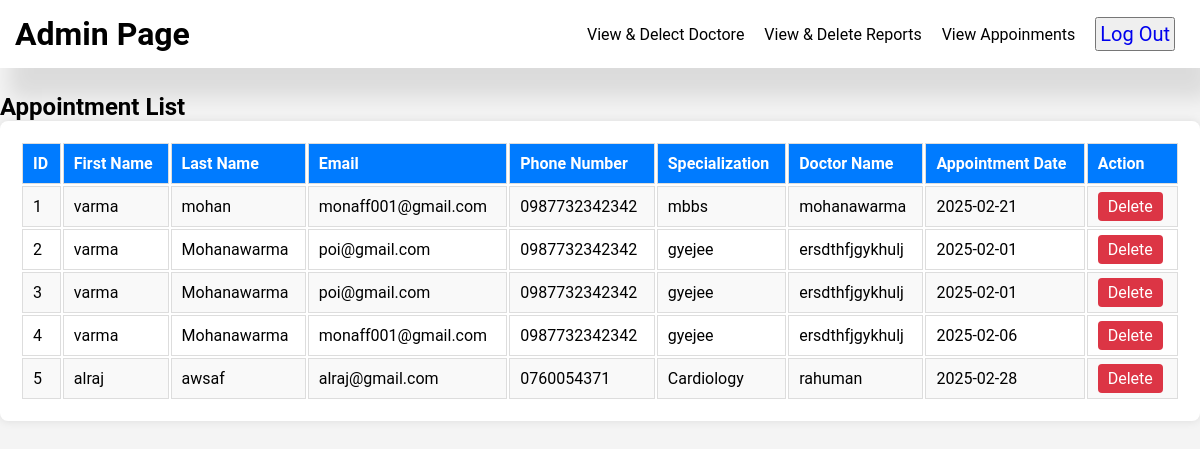
Screenshot of /view_appoinment.php with the database file from the repository.
### tables this page shows
CREATE TABLE `appointments` (
  `id` int(11) NOT NULL,
  `first_name` varchar(255) NOT NULL,
  `last_name` varchar(255) NOT NULL,
  `email` varchar(255) NOT NULL,
  `phone_number` varchar(20) NOT NULL,
  `specialization` varchar(255) NOT NULL,
  `doctor_name` varchar(255) NOT NULL,
  `appointment_date` date NOT NULL
);

### view_appoinment.php (the view, shortened to what this page needs)
<?php
include 'connection.php';
$query = "SELECT * FROM appointments";
$result = mysqli_query($conn, $query);
?>
<!DOCTYPE html>
<html lang="en">
<head>
    <link rel="stylesheet" href="style.css">
</head>
<body>
    <div class="navbar">
        <div class="logo">
            <h1>Admin Page</h1>
        </div>
        <div class="list">
            <ul>
                <li>
                <li><a href="view_doctor.php">View & Delect Doctore</a></li>
                <li><a href="view_report.php">View & Delete Reports</a></li>
                <li><a href="view_appoinment.php">View Appoinments</a></li>
                <button><a href="admin.html">Log Out</a></button>
            </ul>
        </div>
    </div>
</body>
<body class="container">
    <h2>Appointment List</h2>
    <table>
        <tr>
            <th>ID</th>
            <th>First Name</th>
            <th>Last Name</th>
            <th>Email</th>
            <th>Phone Number</th>
            <th>Specialization</th>
            <th>Doctor Name</th>
            <th>Appointment Date</th>
            <th>Action</th>
        </tr>
        <?php while ($row = mysqli_fetch_array($result)) { ?>
            <tr>
                <td><?php echo $row['id']; ?></td>
                <td><?php echo $row['first_name']; ?></td>
                <td><?php echo $row['last_name']; ?></td>
                <td><?php echo $row['email']; ?></td>
                <td><?php echo $row['phone_number']; ?></td>
                <td><?php echo $row['specialization']; ?></td>
                <td><?php echo $row['doctor_name']; ?></td>
                <td><?php echo $row['appointment_date']; ?></td>
                <td>
                    <a href="view_appoinment.php?id=<?= $row['id'] ?>" class='btn delete-btn'
                        onclick="return confirm('Are you sure?')">Delete</a>
                </td>
            </tr>
        <?php } ?>
    </table>
</body>
</html>

### style.css (style rules this page uses)
* { margin: 0; padding: 0; font-family: "Roboto", sans-serif; text-decoration: none; list-style: none; scroll-behavior: smooth; }
:root { --green: rgb(10, 140, 41); --black: #000000; --wigth: #fff; }
.navbar { display: flex; background-color: white; padding: 15px; border-radius: 0px; box-shadow: 10px 30px 20px rgba(0, 0, 0, 0.1); justify-content: space-between; z-index: 0; }
.logo h1 { color: black; }
.list { display: flex; }
.list ul { display: flex; align-items: center; }
.list ul li { margin: 0px 10px; color: black; }
.list ul li a { color: black; }
.list ul button { color: black; margin: 0px 10px; padding: 3px; font-size: 20px; }

### view_appoinment.php (style rules this page uses)
body { font-family: Arial, sans-serif; background-color: #f4f4f4; }
h2 { margin-top: 25px; }
table { width: 100%; background: #fff; padding: 20px; box-shadow: 0px 0px 10px rgba(0, 0, 0, 0.1); border-radius: 8px; }
th, td { border: 1px solid #ddd; padding: 10px; text-align: left; }
th { background-color: #007bff; color: white; }
tr:nth-child(even) { background-color: #f9f9f9; }
.btn { padding: 5px 10px; border: none; cursor: pointer; color: white; border-radius: 4px; text-decoration: none; }
.delete-btn { background-color: #dc3545; }

### rows the page displays
appointments: id "1", first_name "varma", last_name "mohan", email "monaff001@gmail.com", phone_number "0987732342342", specialization "mbbs", doctor_name "mohanawarma", appointment_date "2025-02-21"
appointments: id "2", first_name "varma", last_name "Mohanawarma", email "poi@gmail.com", phone_number "0987732342342", specialization "gyejee", doctor_name "ersdthfjgykhulj", appointment_date "2025-02-01"
appointments: id "3", first_name "varma", last_name "Mohanawarma", email "poi@gmail.com", phone_number "0987732342342", specialization "gyejee", doctor_name "ersdthfjgykhulj", appointment_date "2025-02-01"
appointments: id "4", first_name "varma", last_name "Mohanawarma", email "monaff001@gmail.com", phone_number "0987732342342", specialization "gyejee", doctor_name "ersdthfjgykhulj", appointment_date "2025-02-06"
appointments: id "5", first_name "alraj", last_name "awsaf", email "alraj@gmail.com", phone_number "0760054371", specialization "Cardiology", doctor_name "rahuman", appointment_date "2025-02-28"
